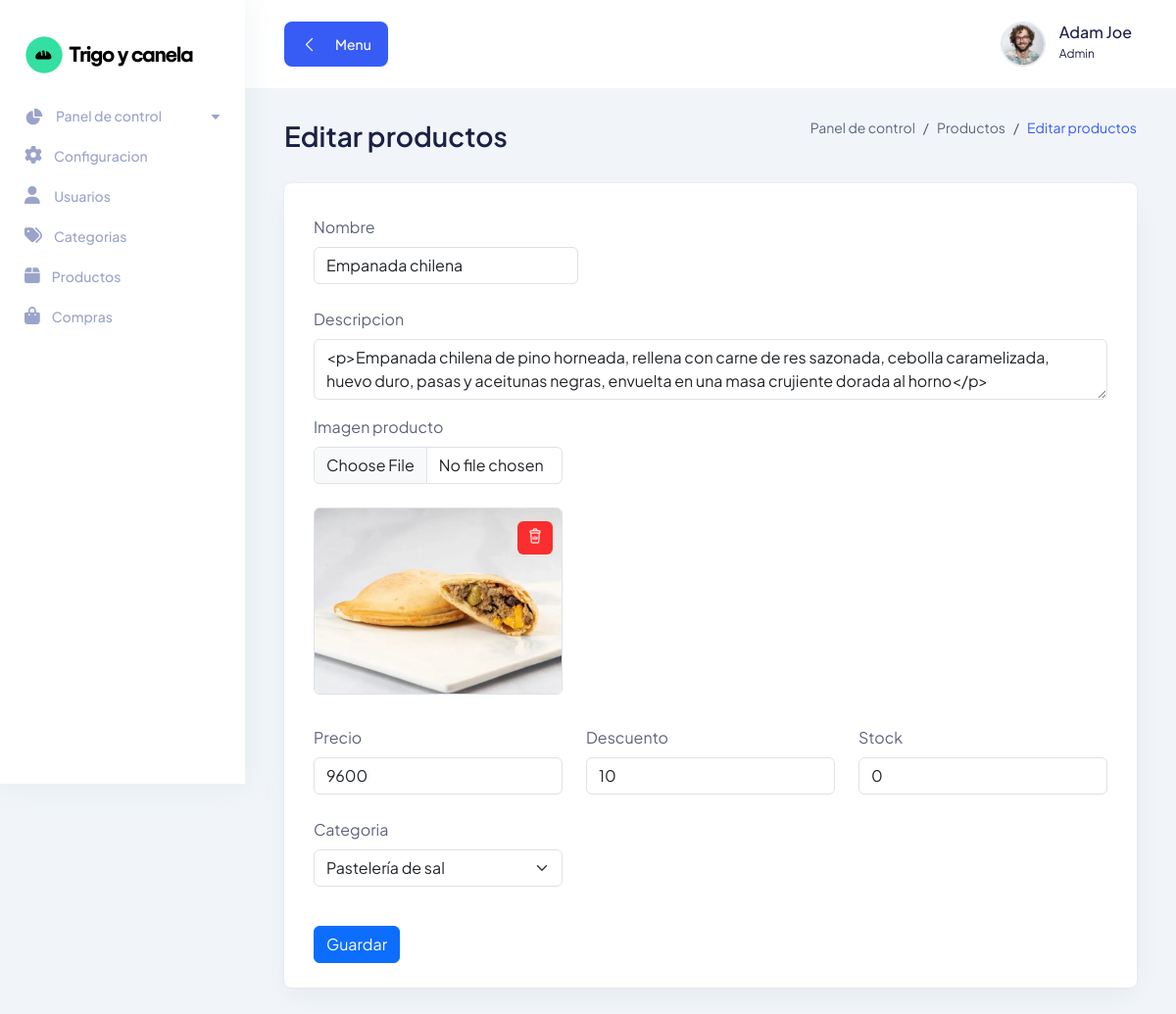
The page /admin/productos/edita.php?id=1 (signed in) on the database its author committed.
### tables this page shows
CREATE TABLE `productos` (
  `id` int NOT NULL,
  `nombre` varchar(200) DEFAULT NULL,
  `descripcion` text NOT NULL,
  `imagen` varchar(255) NOT NULL,
  `precio` int NOT NULL,
  `descuento` tinyint NOT NULL DEFAULT '0',
  `stock` int NOT NULL DEFAULT '0',
  `id_categoria` int NOT NULL,
  `activo` int NOT NULL DEFAULT '1'
);

CREATE TABLE `categorias` (
  `id` int NOT NULL,
  `nombre` varchar(200) NOT NULL,
  `activo` int NOT NULL DEFAULT '1'
);

### admin/productos/edita.php (the view, shortened to what this page needs)
<?php
$db = new DataBase();
$con = $db->conectar();
$id = $_GET['id'];
$sql = $con->prepare("SELECT id, nombre, descripcion, imagen, precio, stock, descuento, id_categoria FROM productos WHERE id = ? AND activo = 1");
$sql->execute([$id]);
$producto = $sql->fetch(PDO::FETCH_ASSOC);
$sql = "SELECT id, nombre FROM categorias WHERE activo = 1";
$resultado = $con->query($sql);
$categorias = $resultado->fetchAll(PDO::FETCH_ASSOC);
$rutaImagenes = '../../Img/productos/';
?>
<!DOCTYPE html>
<html lang="en">
  <head>
    <link rel="stylesheet" href="<?php echo ADMIN_URL; ?>css/bootstrap.min.css" />
    <link rel="stylesheet" href="<?php echo ADMIN_URL; ?>css/lineicons.css" rel="stylesheet" type="text/css" />
    <link rel="stylesheet" href="<?php echo ADMIN_URL; ?>css/materialdesignicons.min.css" rel="stylesheet" type="text/css" />
    <link rel="stylesheet" href="<?php echo ADMIN_URL; ?>css/fullcalendar.css" />
    <link rel="stylesheet" href="<?php echo ADMIN_URL; ?>css/main.css" />
    <link rel="stylesheet" href="<?php echo ADMIN_URL; ?>css/inicio.admin.css" />
    <link href="https://cdn.jsdelivr.net/npm/simple-datatables@7.1.2/dist/style.min.css" rel="stylesheet" />
    <link rel="stylesheet" href="https://cdn.ckeditor.com/ckeditor5/43.2.0/ckeditor5.css" />
  </head>
  <body>
    <aside class="sidebar-nav-wrapper">
        <div class="navbar-logo d-flex align-items-center">
            <a href="index.html" class="d-flex align-items-center">
            <img src="../../Img/Diseño_sin_título__1_-removebg-preview.png" height="40" width="40" alt="logo" /><strong class="navbar-text strong-logo">Trigo y canela</strong>
            </a>
        </div>
      <nav class="sidebar-nav">
        <ul>
          <li class="nav-item nav-item-has-children">
            <a
              href="#0"
              class="collapsed"
              data-bs-toggle="collapse"
              data-bs-target="#ddmenu_1"
              aria-controls="ddmenu_1"
              aria-expanded="false"
              aria-label="Toggle navigation"
            >
              <span class="icon">
              </span>
              <span class="text">Panel de control</span>
            </a>
          </li>
            <li class="nav-item">
                <a href="<?php echo ADMIN_URL; ?>configuracion">
                  <span class="icon">
                    <i class="fa-solid fa-gear"></i>
                  </span>
                  <span class="text">Configuracion</span>
                </a>
            </li>
            <li class="nav-item">
                <a href="<?php echo ADMIN_URL; ?>usuarios">
                <span class="icon">
                <i class="fa-solid fa-user"></i>
                </span>
                &nbsp;<span class="text">Usuarios</span>
                </a>
            </li>
            <li class="nav-item">
                <a href="<?php echo ADMIN_URL; ?>categorias">
                <span class="icon">
                <i class="fa-solid fa-tags"></i>
                </span>
                <span class="text">Categorias</span>
                </a>
            </li>
            <li class="nav-item">
                <a href="<?php echo ADMIN_URL; ?>productos">
                <span class="icon">
                <i class="fa-solid fa-box"></i>
                </span>
                <span class="text">Productos</span>
                </a>
            </li>
            <li class="nav-item">
                <a href="<?php echo ADMIN_URL; ?>compras">
                <span class="icon">
                <i class="fa-solid fa-bag-shopping"></i>
                </span>
                <span class="text">Compras</span>
                </a>
            </li>
        </ul>
      </nav>
    </aside>
    <main class="main-wrapper">
      <header class="header">
        <div class="container-fluid">
          <div class="row">
            <div class="col-lg-5 col-md-5 col-6">
              <div class="header-left d-flex align-items-center">
                <div class="menu-toggle-btn mr-15">
                  <button id="menu-toggle" class="main-btn primary-btn btn-hover">
                    <i class="lni lni-chevron-left me-2"></i> Menu
                  </button>
                </div>
              </div>
            </div>
            <div class="col-lg-7 col-md-7 col-6">
              <div class="header-right">
                <div class="profile-box ml-15">
                  <button class="dropdown-toggle bg-transparent border-0" type="button" id="profile"
                    data-bs-toggle="dropdown" aria-expanded="false">
                    <div class="profile-info">
                      <div class="info">
                        <div class="image">
                          <img src="../images/profile/profile-image.png" alt="" />
                        </div>
                        <div>
                          <h6 class="fw-500">Adam Joe</h6>
                          <p>Admin</p>
                        </div>
                      </div>
                    </div>
                  </button>
                </div>
              </div>
            </div>
          </div>
        </div>
      </header>
<main>
  <div class="container-fluid">
    <div class="title-wrapper pt-30">
                <div class="row align-items-center">
                  <div class="col-md-6">
                      <div class="title">
                      <h2>Editar productos</h2>
                      </div>
                  </div>
                  <div class="col-md-6">
                    <div class="breadcrumb-wrapper">
                      <nav aria-label="breadcrumb">
                        <ol class="breadcrumb">
                          <li class="breadcrumb-item">
                            <a href="<?php echo ADMIN_URL; ?>inicio.php">Panel de control</a>
                          </li>
                          <li class="breadcrumb-item"><a href="<?php echo ADMIN_URL; ?>productos">Productos</a></li>
                          <li class="breadcrumb-item active" aria-current="page">
                            Editar productos
                          </li>
                        </ol>
                      </nav>
                    </div>
                  </div>
                </div>
        </div>
      <div class="card-style">
          <form action="actualiza.php" method="post" enctype="multipart/form-data" autocomplete="off">
              <div class="col-4 mb-3">
                  <label for="nombre" class="form-label mt-2">Nombre</label>
                  <input type="text" class="form-control" name="nombre" id="nombre" value="<?php echo
                  htmlspecialchars($producto['nombre'], ENT_QUOTES);?>" required autofocus/>
              </div>
              <div class="mb-3">
                  <label for="descripcion" class="form-label mt-2">Descripcion</label>
                  <textarea class="form-control" name="descripcion" id="editor" ><?php echo
                  $producto['descripcion'];?></textarea>
              </div>
              <div class="row mb-2">
                  <div class="col-4">
                          <label for="imagen_principal" class="form-label">Imagen producto</label>
                          <input type="file" class="form-control" name="imagen_principal" id="imagen_principal" accept="image/jpeg"
                          >
                  </div>
              </div>
              <div class="row mb-2">
     <div class="col-4">
        <div class="position-relative">
            <?php if (isset($producto['imagen']) && file_exists($rutaImagenes . $producto['imagen'])): ?>
                <img src="<?php echo $rutaImagenes . $producto['imagen']. '?id' . time(); ?>" class="img-fluid img-thumbnail my-3 rounded" style="padding: 0px";><br>
                <button
                    type="button"
                    class="text-white btn btn-danger position-absolute"
                    style="top: 30px; right: 10px; padding: 5px 10px; border: none; background-color: rgba(255, 0, 0, 0.8);"
                    data-bs-toggle="modal"
                    data-bs-target="#modalElimina"
                    data-bs-id="<?php echo $producto['id']; ?>">
                    <i class="lni lni-trash-can"></i>
                </button>
            <?php endif; ?>
        </div>
    </div>
</div>
              <div class="row">
                  <div class="col mb-3">
                      <label for="precio" class="form-label mt-2">Precio</label>
                      <input type="number" class="form-control" name="precio" id="precio" value="<?php echo
                  $producto['precio'];?>" required />
                  </div>
                  <div class="col mb-3">
                      <label for="descuento" class="form-label mt-2">Descuento</label>
                      <input type="number" class="form-control" name="descuento" id="descuento" value="<?php echo
                  $producto['descuento'];?>" required />
                  </div>
                  <div class="col mb-3">
                      <label for="stock" class="form-label mt-2">Stock</label>
                      <input type="number" class="form-control" name="stock" id="stock" value="<?php echo
                  $producto['stock'];?>" required />
                  </div>
              </div>
              <div class="row">
                  <div class="col-4 mb-3">
                      <label for="categoria" class="form-label mt-2">Categoria</label>
                          <select class="form-select" name="categoria" id="categoria" required>
                              <?php foreach($categorias as $categoria){ ?>
                                  <option value="<?php echo $categoria['id']; ?>" <?php if($categoria['id'] ==
                                  $producto['id_categoria']) echo 'selected'; ?>><?php echo $categoria['nombre']; ?></option>
                                  <?php } ?>
                          </select>
                  </div>
              </div>
              <button type="submit" class="btn btn-primary mt-4">Guardar
              </button>
          </form>
      </div>
  </div>
</main>
<?php
require_once '../layaouts/Footer.php';
?>

### admin/css/fullcalendar.css (style rules this page uses)
:root { --fc-daygrid-event-dot-width:8px;--fc-list-event-dot-width:10px;--fc-list-event-hover-bg-color:#f5f5f5 }

### admin/css/inicio.admin.css (style rules this page uses)
.navbar-logo { display: flex; align-items: center; }
.navbar-logo img { margin-right: 5px; }
.strong-logo { font-family: 'TripSans-Bold'; font-weight: 400; font-size: 22px; letter-spacing: -1px; color: black !important; }
.navbar-logo img, .navbar-logo strong { display: inline-block; vertical-align: middle; }

### rows shown on the page
productos: nombre "Empanada chilena", descripcion "<p>Empanada chilena de pino horneada, rellena con carne de res sazonada, cebolla caramelizada, huevo duro, pasas y aceitunas negras, envuelta en una masa crujiente dorada al horno</p>", imagen (picture), precio "9600", descuento "10", stock "0", categoria "Pastelería de sal"
